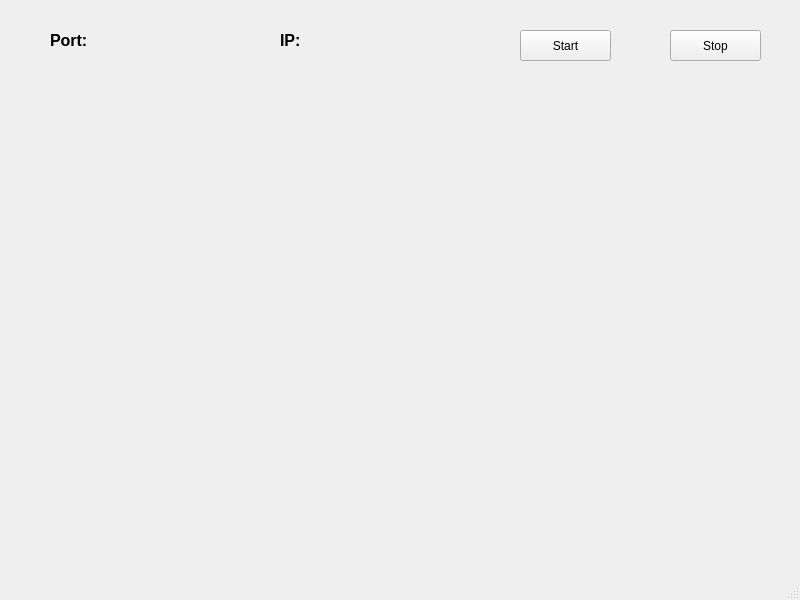
<?xml version="1.0" encoding="UTF-8"?>
<ui version="4.0">
 <class>sever</class>
 <widget class="QMainWindow" name="sever">
  <property name="geometry">
   <rect>
    <x>0</x>
    <y>0</y>
    <width>800</width>
    <height>600</height>
   </rect>
  </property>
  <property name="windowTitle">
   <string>MainWindow</string>
  </property>
  <widget class="QWidget" name="centralwidget">
   <widget class="QLabel" name="port">
    <property name="geometry">
     <rect>
      <x>50</x>
      <y>20</y>
      <width>51</width>
      <height>41</height>
     </rect>
    </property>
    <property name="text">
     <string>&lt;html&gt;&lt;head/&gt;&lt;body&gt;&lt;p&gt;&lt;span style=&quot; font-size:12pt; font-weight:600;&quot;&gt;Port:&lt;/span&gt;&lt;/p&gt;&lt;/body&gt;&lt;/html&gt;</string>
    </property>
    <property name="scaledContents">
     <bool>false</bool>
    </property>
   </widget>
   <widget class="QLabel" name="portNumber">
    <property name="geometry">
     <rect>
      <x>110</x>
      <y>20</y>
      <width>111</width>
      <height>41</height>
     </rect>
    </property>
    <property name="text">
     <string>&lt;html&gt;&lt;head/&gt;&lt;body&gt;&lt;p&gt;&lt;span style=&quot; font-size:12pt; font-weight:600;&quot;&gt;&lt;br/&gt;&lt;/span&gt;&lt;/p&gt;&lt;/body&gt;&lt;/html&gt;</string>
    </property>
    <property name="scaledContents">
     <bool>false</bool>
    </property>
   </widget>
   <widget class="QLabel" name="output">
    <property name="geometry">
     <rect>
      <x>30</x>
      <y>90</y>
      <width>741</width>
      <height>441</height>
     </rect>
    </property>
    <property name="text">
     <string/>
    </property>
    <property name="scaledContents">
     <bool>false</bool>
    </property>
   </widget>
   <widget class="QPushButton" name="stop">
    <property name="geometry">
     <rect>
      <x>670</x>
      <y>30</y>
      <width>91</width>
      <height>31</height>
     </rect>
    </property>
    <property name="text">
     <string>Stop</string>
    </property>
   </widget>
   <widget class="QPushButton" name="start">
    <property name="geometry">
     <rect>
      <x>520</x>
      <y>30</y>
      <width>91</width>
      <height>31</height>
     </rect>
    </property>
    <property name="text">
     <string>Start</string>
    </property>
   </widget>
   <widget class="QLabel" name="port_2">
    <property name="geometry">
     <rect>
      <x>280</x>
      <y>20</y>
      <width>41</width>
      <height>41</height>
     </rect>
    </property>
    <property name="text">
     <string>&lt;html&gt;&lt;head/&gt;&lt;body&gt;&lt;p&gt;&lt;span style=&quot; font-size:12pt; font-weight:600;&quot;&gt;IP:&lt;/span&gt;&lt;/p&gt;&lt;/body&gt;&lt;/html&gt;</string>
    </property>
    <property name="scaledContents">
     <bool>false</bool>
    </property>
   </widget>
   <widget class="QLabel" name="ipAddress">
    <property name="geometry">
     <rect>
      <x>320</x>
      <y>20</y>
      <width>121</width>
      <height>41</height>
     </rect>
    </property>
    <property name="text">
     <string>&lt;html&gt;&lt;head/&gt;&lt;body&gt;&lt;p&gt;&lt;span style=&quot; font-size:12pt; font-weight:600;&quot;&gt;&lt;br/&gt;&lt;/span&gt;&lt;/p&gt;&lt;/body&gt;&lt;/html&gt;</string>
    </property>
    <property name="scaledContents">
     <bool>false</bool>
    </property>
   </widget>
  </widget>
  <widget class="QMenuBar" name="menubar">
   <property name="geometry">
    <rect>
     <x>0</x>
     <y>0</y>
     <width>800</width>
     <height>25</height>
    </rect>
   </property>
  </widget>
  <widget class="QStatusBar" name="statusbar"/>
 </widget>
 <resources/>
 <connections/>
</ui>
